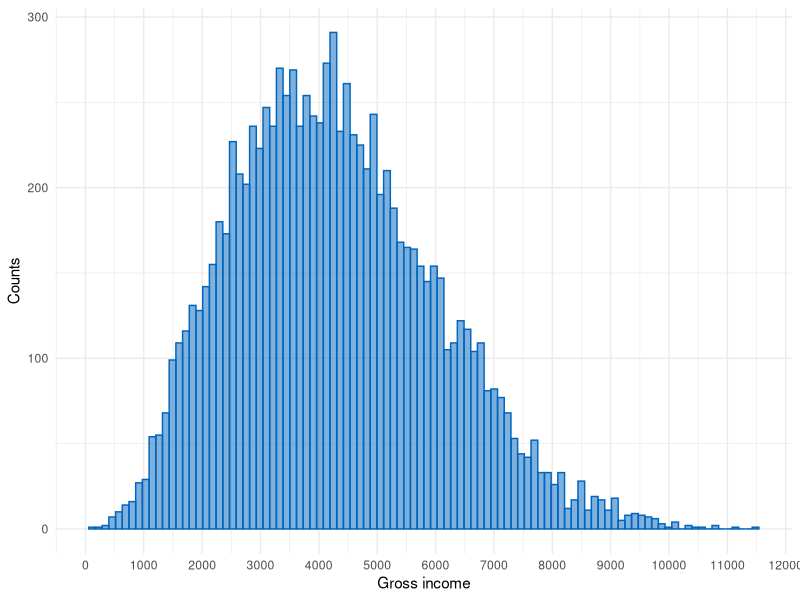

The R script that drew this image:
# # Exercise 2: Working with vectors and functions
# 
# ## 2.1
# 
# Consider the following lines of code:
#   
  x <- runif(100000000, 1, 100) 
  mean_x <- round(mean(x), 2) 
#   
#   1.  Try to understand what the code is doing by running it and
#   investigating the outputs.
#     - create 100 random (decimal) numbers between 1 and 100
#     - calculate the mean of the 100 random numbers and round it to 2 decimal places
#  
#   2.  Check your intuition by looking up the help pages of the functions
#   `runif`, `mean`, and `round`.
#   3.  Run the above code repeatedly and check `mean_x` after each run. Why
#   does the value change?
#     - 100 observations are not enough to obtain the same value for each run
#  
#     4.  Search the internet for a command that allows you to obtain the same
#   value for `mean_x` every time you rerun the two code lines. Fix the
#   code to obtain the desired results.
#     -> 10^8 observations are required to get a constant mean_x
#   
#   ## 2.2
#   
#   1.  Generate a vector `x` that entails all integers between 1 and 1000.
  x <- 1:1000
#   2.  Find at least one more way to generate the same vector `x`.
  x2 <- seq(1,1000,1)
#   3.  Generate a vector `y` such that the output of `x + y` returns a
#   vector that only contains 1000s.
  y <- 999:0
  z <- x+y
  z
#   4.  Assume `x` and `y` contain the amounts in dollars that 2000
#   different people possess. How much money do all people possess
#   together?
#     - total amount of money: length(x+y) * 1,000 = 1,000 * 1,000 = 1,000,000
  length(z)*1000
#     
#     ## 2.3
#     
#     The following code draws 10,000 random values from a beta distribution
#   with the shape parameters `a = 4` and `b = 4` and multiplies them by a
#   scale parameter `scale = 15,000`.
#   
  n <- 1e4
  scale <- 1.5e4
  income <- round( rbeta(n=n, shape1=4, shape2=10) * scale, 2)
#   
#   Let’s assume these simulated values represent the gross income in US$ of
#   10,000 people. The following lines of code plot a histogram, which
#   displays the counts of people that obtain an income in the respective
#   range.
#   
  library(ggplot2) # only load (run) once
#   
#   # Plot the resulting curve
  ggplot(data.frame(x = income), aes(x=x)) +
    geom_histogram(color = "#0065BD", fill = "#0065BD", alpha=0.5, bins = 100) +
    scale_x_continuous(breaks = seq(0, scale, 1e3)) +
    labs(x = "Gross income",
         y = "Counts") +
    theme_minimal()

#  ![](session2_files/figure-markdown_strict/unnamed-chunk-4-1.png)
#   
#   1.  From what you know or assume about how income is distributed in a
#   population, do you think the simulated data is realistic? Change the
#   scale and shape parameters in the function `rbeta` to simulate new
#   data and generate a new plot. Play a bit around and see what the
#   parameters do to your data by investigating the resulting
#   histograms. Try to use the above code to simulate the data which
#   reflects your knowledge or assumptions about income distributions.
#   (*Tipp: If you overwrite the object `income`, the code for the plot
#     must not be changed. If you create a new object, substitute `income`
#     in the function `ggplot()` with the new object.*)
#     - shape1 shifts the distribution in horizontal direction
#     - shape2 stretches/compresses the distribution in vertical direction
#   
#   2.  Use the income distribution `income` that you came up with to
#   compute each person’s share of the total income of all people.
  income_total = sum(income) #42708319.76
  share_per_person = income_total/length(income) #4270.83
#   
#   3.  Investigating the individual share values may not be very
#   enlightening. You may instead create more comprehensive summaries of
#   income distributions as does the following code. By investigating
#   and running the code, try to understand it and comment the code
#   lines and/or blocks using commented out lines (`#`).
#   
#   <!-- -->
#     
  income_s <- sort(income) #sort individual income values in ascending order
  group <- c("Lower 10%", "Lower 50%", "Top 10%", "Top 1%")
  p <- c(.1, .5, .9, .99) #create vector with the four percentages

  boundary_not_rounded <- income_s[p*n]
  boundary <- round(income_s[p*n], 0) #get the income of the person that has the highest income of the first 10% group, 
                                      #the income of the person that gets the highest income in the group of the "poorest" half etc.
                                      #and round the values to integers (why round??)

  low10_m <- mean( income_s[c(1:(.1*n))] ) #get the average of the income of the "poorest" 10%
  low50_m <- mean( income_s[c(1:(.5*n))] )
  top10_m <- mean( income_s[c((.9*n):n)] )
  top1_m <- mean( income_s[c((.99*n):n)] ) #get the average of the income of the "richest" 1%

  means <-  round( c(low10_m, low50_m, top10_m, top1_m) , 0) #save the four averages in a vector and round to integers

  income_summary <- data.frame(group, boundary, means) #create dataframe with three columns (group, highest income and average income in each group)
  income_summary
#   
#   ##       group boundary means
#   ## 1  Lower 1%      618   398
#   ## 2 Lower 50%     1865  1073
#   ## 3   Top 10%     4014  4979
#   ## 4    Top 1%     6125  6737
#   
#   1.  Considering the above summary table and what you know or assume
#   about how income is distributed in a population, do you still think
#   the simulated data is realistic? Change the scale and shape
#   parameters in the function `rbeta` to simulate new data and generate
#   new plots and summaries.
#   
#   # Exercise 3: Working with data frames
#   
#   1.  Create a data frame with 5 variables and 5 rows.
  a <- seq(1,10,2)
  b <- seq(0,100,length.out=5)
  c <- seq(20,80,length.out=5)
  d <- seq(300,900,length.out=5)
  e <- seq(2,10,2)
  my_df <- data.frame(a,b,c,d,e)
  my_df
#   2.  Compute the arithmetic mean of each variable in the data set and
#   store all 5 means in one vector.
  df_means <- colMeans(my_df)
  df_means
#   3.  *Bonus*: If you copied and pasted the code for each variable, try to
#   come up with a solution, that omits copy and pasting and does the
#   entire operation in one line. Make sure that the output shows only
#   the computed values and not also the respective variable names.
  means_df <- c(mean(my_df[,"a"]),mean(my_df[,"b"]),mean(my_df[,"c"]),mean(my_df[,"d"]),mean(my_df[,"e"]))
  means_df
#   
#   Below, you can see the first 10 rows of the `diamonds` data set from the
#   *tidyverse*.
#   
#   head(diamonds, 10)
#   
#   ## # A tibble: 10 × 10
#   ##    carat cut       color clarity depth table price     x     y     z
#   ##    <dbl> <ord>     <ord> <ord>   <dbl> <dbl> <int> <dbl> <dbl> <dbl>
#   ##  1  0.23 Ideal     E     SI2      61.5    55   326  3.95  3.98  2.43
#   ##  2  0.21 Premium   E     SI1      59.8    61   326  3.89  3.84  2.31
#   ##  3  0.23 Good      E     VS1      56.9    65   327  4.05  4.07  2.31
#   ##  4  0.29 Premium   I     VS2      62.4    58   334  4.2   4.23  2.63
#   ##  5  0.31 Good      J     SI2      63.3    58   335  4.34  4.35  2.75
#   ##  6  0.24 Very Good J     VVS2     62.8    57   336  3.94  3.96  2.48
#   ##  7  0.24 Very Good I     VVS1     62.3    57   336  3.95  3.98  2.47
#   ##  8  0.26 Very Good H     SI1      61.9    55   337  4.07  4.11  2.53
#   ##  9  0.22 Fair      E     VS2      65.1    61   337  3.87  3.78  2.49
#   ## 10  0.23 Very Good H     VS1      59.4    61   338  4     4.05  2.39
#   
#   1.  Load the tidyverse package with `library(tidyverse)` to obtain the
#   full data set. Get an overview of the data set with the commands
#   `names(diamonds)` and `View(diamonds)`.
  library("tidyverse")
  names(diamonds)
  View(diamonds)
#   
#   2.  Try to obtain all exemplars (rows) that have an ideal cut. First try
#   to use the matrix notation together which the function `which`. Then
#   visit the help pages for the function `filter` from the *dplyr*
#     package that is attached to the *tidyverse*. Use the filter function
#   to solve the problem and also play a bit around with *dplyr*’s
#   function `select`.
  ideal_cut <- diamonds[diamonds$cut == "Ideal",]
  ideal_cut_which <- diamonds[which(diamonds$cut =='Ideal'),]
  ideal_cut_filter <- filter(diamonds, cut == "Ideal")
  
   